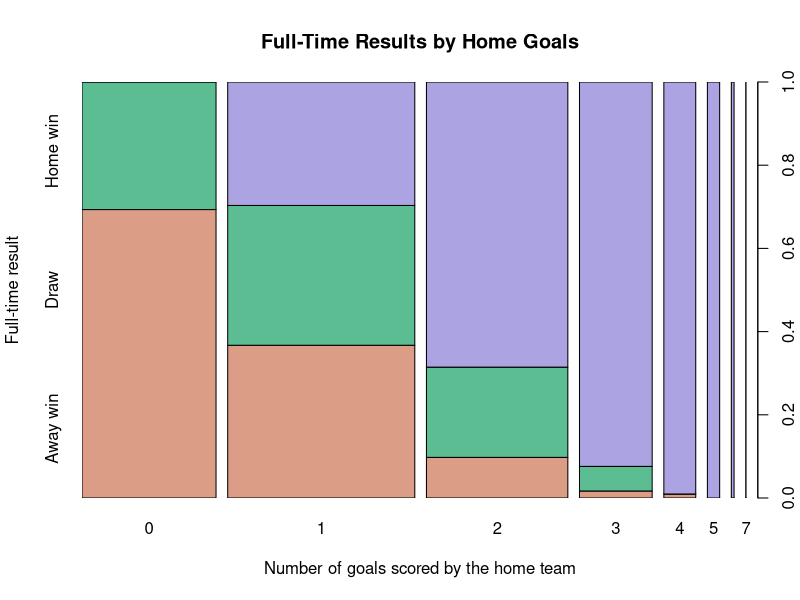
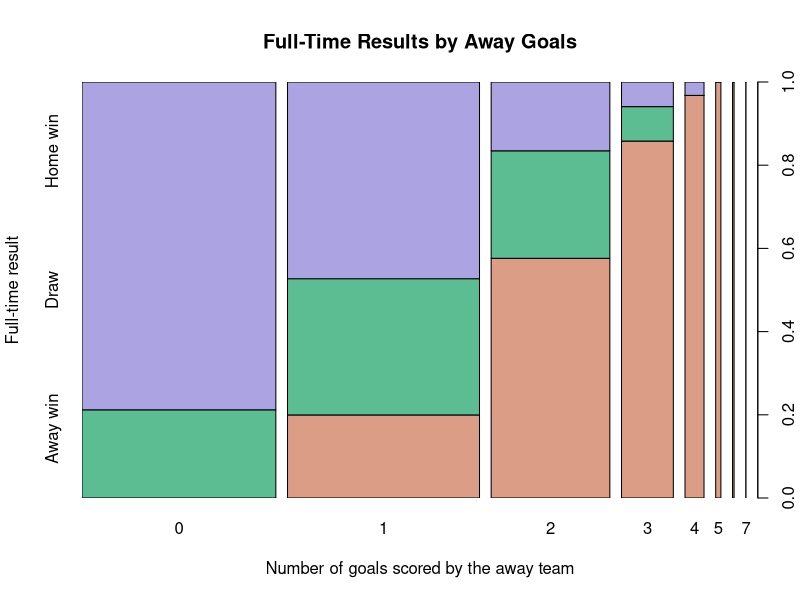
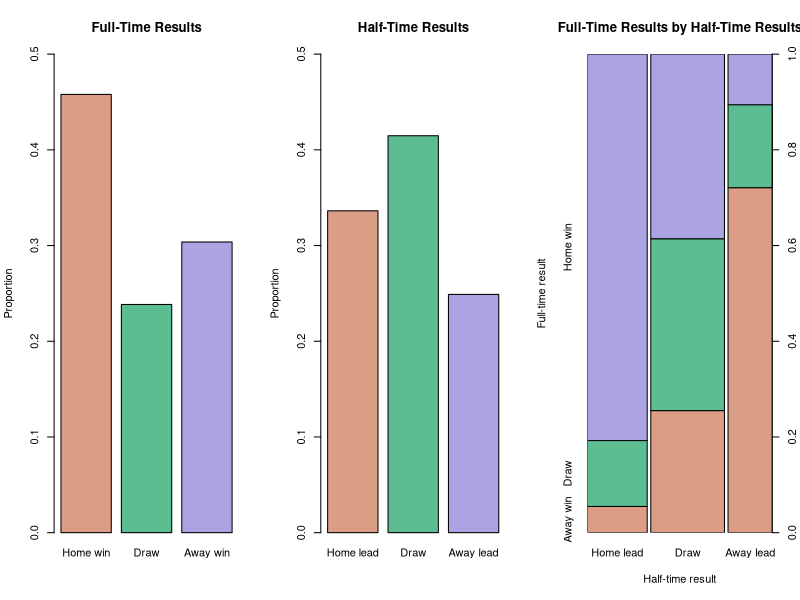
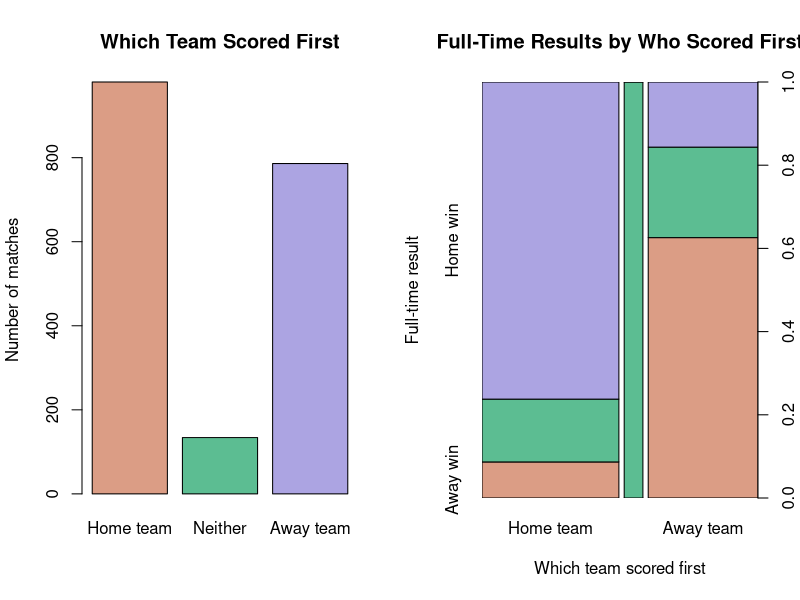
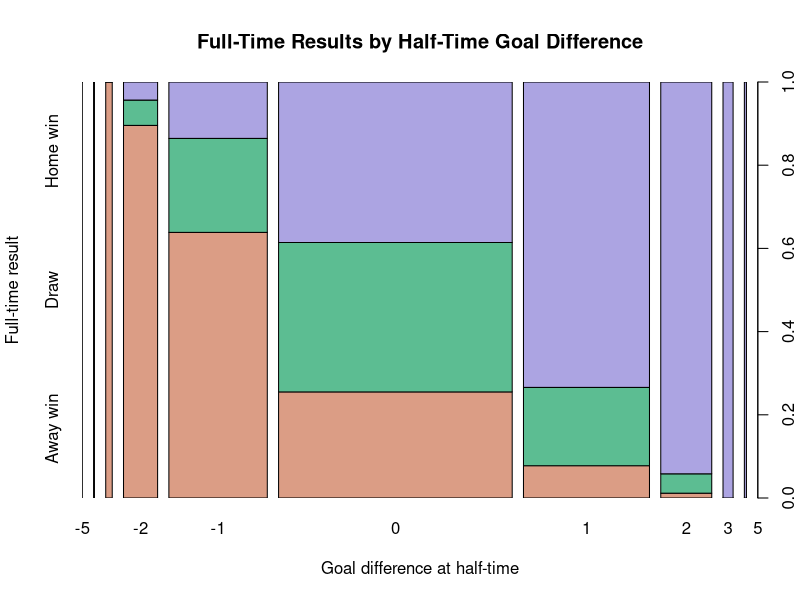
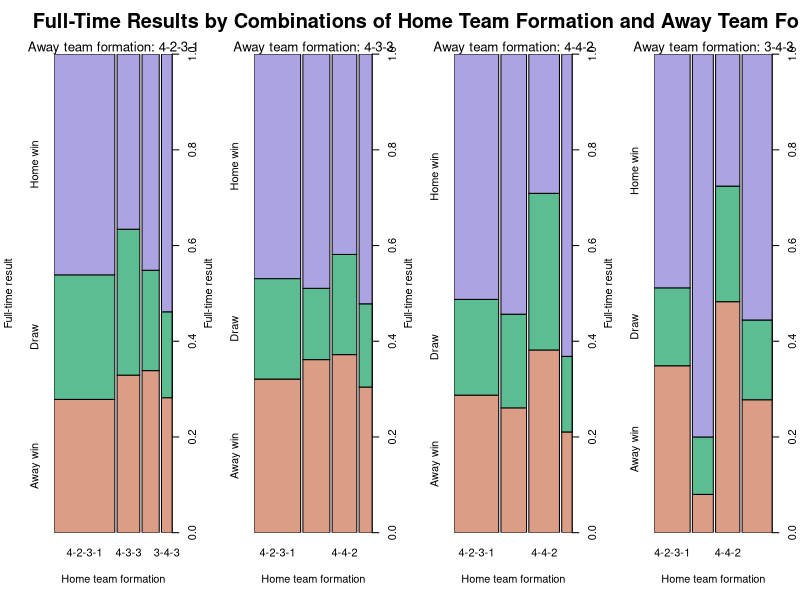
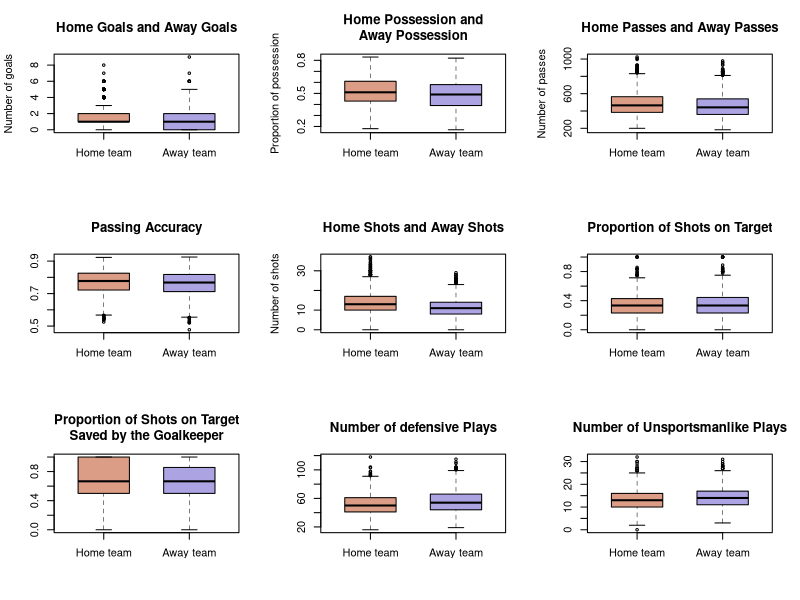
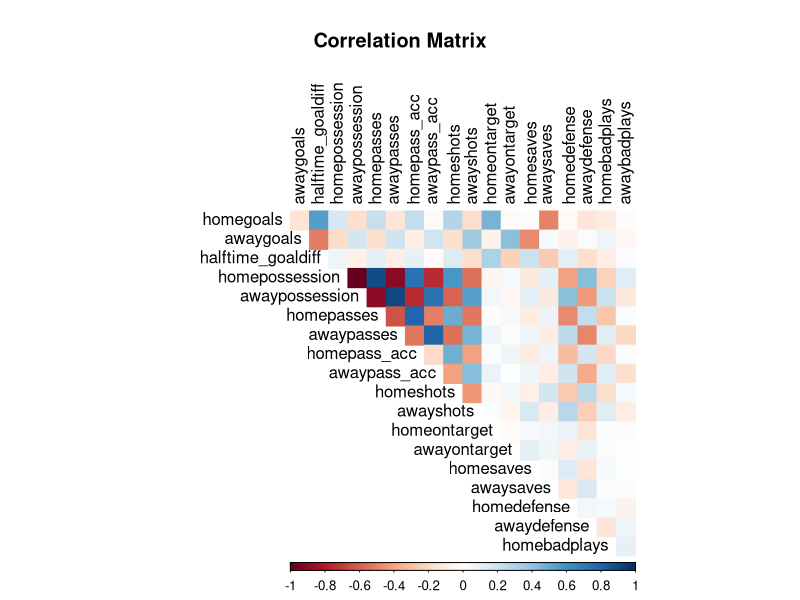

The R script that drew these images, in order: (Note: this script raises an error after producing the figures.)
## Analyzing match statistics and team performances in 5 seasons (2015/16 to 2019/20) of the Premier League
##
## AUTHOR: TARA NGUYEN
## Part of final project for UCLA Extension course:
## Introduction to Data Science
## Started on December 4th, 2020

########## DATA IMPORT AND CLEANING ##########

library(readr)   ## for function read_csv()
matchstats <- read_csv('matchstats.csv')
matchstats
names(matchstats)
summary(matchstats)
colSums(is.na(matchstats))

## replace NAs

matchstats$scoredfirst[is.na(matchstats$scoredfirst)] <- 'neither'

## turn some variables into factors

matchstats$season <- as.factor(matchstats$season)
matchstats$fulltime_res <- factor(matchstats$fulltime_res,
	levels = c('home_win', 'draw', 'away_win'))
matchstats$scoredfirst <- factor(matchstats$scoredfirst,
	levels = c('home', 'neither', 'away'))
matchstats$halftime_res <- factor(matchstats$halftime_res,
	levels = c('home_lead', 'draw', 'away_lead'))
summary(matchstats)

########## DATA TRANSFORMATION ##########

## full-time and half-time results

ft_res <- c('Home win', 'Draw', 'Away win')
ht_res <- c('Home lead', 'Draw', 'Away lead')

## which team scored first

scfst <- c('Home team', 'Neither', 'Away team')

##### MATCH RECORDS #####

## most home goals, most away goals
sorthomegoals <- matchstats[order(matchstats$homegoals), c(1:4, 5)]
tail(sorthomegoals)
tail(matchstats[order(matchstats$awaygoals), c(1:4, 6)])

## draws with the most goals

tail(sorthomegoals[sorthomegoals$fulltime_res == 'draw', ], 15)

## biggest home wins, biggest away wins

goaldiff <- matchstats$homegoals - matchstats$awaygoals
tail(matchstats[order(goaldiff), c(1:3, 5, 6)])
head(matchstats[order(goaldiff), c(1:3, 5, 6)])

## highest goal difference at half-time

tail(matchstats[order(matchstats$halftime_goaldiff), c(1:4, 9)])

## biggest comebacks after trailing at half-time

comeback <- cbind(matchstats[, c(1:3, 5, 6, 9)], goaldiff)
comeback <- comeback[order(comeback$halftime_goaldiff), ]

home_cb <- subset(comeback, halftime_goaldiff < 0 & goaldiff > 0)
home_cb_goals <- home_cb$goaldiff - home_cb$halftime_goaldiff
tail(home_cb[order(abs(home_cb$halftime_goaldiff), home_cb_goals), ])

away_cb <- subset(comeback, halftime_goaldiff > 0 & goaldiff < 0)
away_cb_goals <- away_cb$halftime_goaldiff - away_cb$goaldiff
tail(away_cb[order(away_cb$halftime_goaldiff, away_cb_goals), ])

## most unbalanced possession

possessdiff <- matchstats$homepossession - matchstats$awaypossession
tail(matchstats[order(abs(possessdiff)), c(1:4, 12, 13)])

## wins with the lowest possession

sorthomepossess <- matchstats[order(matchstats$homepossession), c(1:4, 12)]
head(sorthomepossess[sorthomepossess$fulltime_res == 'home_win', ])
sortawaypossess <- matchstats[order(matchstats$awaypossession), c(1:4, 13)]
head(sortawaypossess[sortawaypossess$fulltime_res == 'away_win', ])

## losses with the highest possession

tail(sorthomepossess[sorthomepossess$fulltime_res == 'away_win', ])
tail(sortawaypossess[sortawaypossess$fulltime_res == 'home_win', ])

## most/least passes by both teams combined

totalpasses <- matchstats$homepasses + matchstats$awaypasses
passes_subset <- cbind(matchstats[, c(1:4, 14, 15)], totalpasses)
tail(passes_subset[order(totalpasses), ])
head(passes_subset[order(totalpasses), ])

## biggest difference in number of accurate passes

homeaccpasses <- matchstats$homepasses * matchstats$homepass_acc
awayaccpasses <- matchstats$awaypasses * matchstats$awaypass_acc
accpassdiff <- abs(homeaccpasses - awayaccpasses)
accpass_subset <- cbind(matchstats[, c(1:4)], homeaccpasses, awayaccpasses,
	accpassdiff)
tail(accpass_subset[order(accpassdiff), ])

## most/least shots by both teams combined

totalshots <- matchstats$homeshots + matchstats$awayshots
shots_subset <- cbind(matchstats[, c(1:4, 18, 19)], totalshots)
tail(shots_subset[order(totalshots), ])
head(shots_subset[order(totalshots), ])

## wins with the least shots on target

homeshots_ot <- matchstats$homeshots * matchstats$homeontarget
homesot_subset <- cbind(matchstats[, 1:4], homeshots_ot)
homesot_subset <- homesot_subset[order(homeshots_ot), ]
head(homesot_subset[homesot_subset$fulltime_res == 'home_win', ])

awayshots_ot <- matchstats$awayshots * matchstats$awayontarget
awaysot_subset <- cbind(matchstats[, 1:4], awayshots_ot)
awaysot_subset <- awaysot_subset[order(awayshots_ot), ]
head(awaysot_subset[awaysot_subset$fulltime_res == 'away_win', ])

## losses with the most shots on target

tail(homesot_subset[homesot_subset$fulltime_res == 'away_win', ])
tail(awaysot_subset[awaysot_subset$fulltime_res == 'home_win', ])

## biggest difference in number of shots on target

sotdiff <- abs(homeshots_ot - awayshots_ot)
sot_subset <- cbind(matchstats[, 1:4], homeshots_ot, awayshots_ot, sotdiff)
tail(sot_subset[order(sot_subset$sotdiff), ])

## goalless draws with the highest number of shots on target

totalsot <- homeshots_ot + awayshots_ot
nogoal_subset <- cbind(matchstats[, c(1:3, 7)], homeshots_ot, awayshots_ot, 
	totalsot)
nogoal_subset <- subset(nogoal_subset, scoredfirst == 'neither',
	select = c(1:3, 5:7))
tail(nogoal_subset[order(nogoal_subset$totalsot), ])

## most/least defensive plays by both teams combined

totaldefense <- matchstats$homedefense + matchstats$awaydefense
defense_subset <- cbind(matchstats[, c(1:4, 24, 25)], totaldefense)
tail(defense_subset[order(totaldefense), ])
head(defense_subset[order(totaldefense), ])

## most/least unsportsmanlike plays by both teams combined

totalbadplays <- matchstats$homebadplays + matchstats$awaybadplays
badplays_subset <- cbind(matchstats[, c(1:4, 26, 27)], totalbadplays)
tail(badplays_subset[order(totalbadplays), ])
head(badplays_subset[order(totalbadplays), ])

##### CONTIGENCY TABLES ACROSS ALL MATCHES #####

## full-time results, half-time results, and which team scored first

(ft_res_tab <- table(matchstats$fulltime_res))
(ht_res_tab <- table(matchstats$halftime_res))
(scfst_tab <- table(matchstats$scoredfirst))

## full-time results by half-time results

(ht_ft_tab <- xtabs(~ halftime_res + fulltime_res, matchstats))
apply(ht_ft_tab, 1, prop.table)   ## proportions

## full-time results by who scored first

(scfst_ft_tab <- xtabs(~ scoredfirst + fulltime_res, matchstats))
apply(scfst_ft_tab, 1, prop.table)   ## proportions

## full-time results by goal difference at half-time, by home goals, and by away goals

(htgd_ft_tab <- xtabs(~ halftime_goaldiff + fulltime_res, matchstats))
(homegoals_ft_tab <- xtabs(~ homegoals + fulltime_res, matchstats))
(awaygoals_ft_tab <- xtabs(~ awaygoals + fulltime_res, matchstats))

## number of unique formations

(n_formations_unique <- 
	length(unique(c(matchstats$homeformation, matchstats$awayformation))))
	## 33

## number of times each formation was used

(homefm_tab <- sort(table(matchstats$homeformation), decreasing = T))
(awayfm_tab <- sort(table(matchstats$awayformation), decreasing = T))

## number of home wins, draws, and away wins grouped by formation
## (only the most used formations included)

ft_form_tab <- xtabs(~ homeformation + fulltime_res + awayformation, 
	matchstats)
(ft_form_tab <- ft_form_tab[names(homefm_tab[1:4]), , 
	names(awayfm_tab[1:4])])
apply(ft_form_tab, c(1, 3), prop.table)   ## proportions

##### PER-SEASON AND PER-MATCH AVERAGES AT TEAM LEVEL #####

n_teams_per_season <- 20

## all teams

(teams <- sort(unique(c(matchstats$hometeam, matchstats$awayteam))))

## abbreviate team names

teams_abbr <- toupper(substr(teams, 1, 3))
teams_abbr[which(teams_abbr == 'MAN')] <- c('MCT', 'MU')
teams_abbr[which(teams_abbr == 'WES')] <- c('WBA', 'WHU')
teams_abbr

## number of unique teams in all seasons

(n_teams_unique <- length(teams))   ## 29

## number of home/away games each team played across all seasons

n_homegames_byteam <- table(matchstats$hometeam)

## number of seasons each team played in

(n_seasons_byteam <- n_homegames_byteam / (n_teams_per_season - 1))

## teams that played in all 5 seasons

n_seasons_byteam[n_seasons_byteam == 5]
sum(n_seasons_byteam == 5)   ## 13

## season-average number of wins/draws/losses

home_res_tab <- xtabs(~ hometeam + fulltime_res, matchstats)
home_res_seasonavg <- home_res_tab / as.vector(n_seasons_byteam)
head(home_res_seasonavg)

away_res_tab <- xtabs(~ awayteam + fulltime_res, matchstats)
away_res_seasonavg <- away_res_tab / as.vector(n_seasons_byteam)
head(away_res_seasonavg)

## season-average number of times each team scored/conceded first, grouped by full-time results

home_sf_res_tab <- xtabs(~ hometeam + scoredfirst + fulltime_res, 
	matchstats)
home_sf_res_seasonavg <- home_sf_res_tab / as.vector(n_seasons_byteam)
head(home_sf_res_seasonavg[, , 2])

away_sf_res_tab <- xtabs(~ awayteam + scoredfirst + fulltime_res, 
	matchstats)
away_sf_res_seasonavg <- away_sf_res_tab / as.vector(n_seasons_byteam)
head(away_sf_res_seasonavg[, , 2])

## season-average number of wins after conceding first

concf_win_seasonavg <- rbind(home_sf_res_seasonavg[, 'away', 'home_win'], 
	away_sf_res_seasonavg[, 'home', 'away_win'])
rownames(concf_win_seasonavg) <- c('home_win', 'away_win')
concf_win_seasonavg

## season-average number of half-time leads/draws/trails, grouped by full-time results

home_ht_ft_tab <- xtabs(~ hometeam + halftime_res + fulltime_res,
	matchstats)
colnames(home_ht_ft_tab) <- c('lead', 'draw', 'trail')
home_ht_ft_seasonavg <- home_ht_ft_tab / as.vector(n_seasons_byteam)
head(home_ht_ft_seasonavg[, , 1])

away_ht_ft_tab <- xtabs(~ awayteam + halftime_res + fulltime_res,
	matchstats)
colnames(away_ht_ft_tab) <- c('trail', 'draw', 'lead')
away_ht_ft_seasonavg <- away_ht_ft_tab / as.vector(n_seasons_byteam)
head(away_ht_ft_seasonavg[, , 1])

## season-average number of wins after trailing at half-time

httrail_win_seasonavg <- rbind(home_ht_ft_seasonavg[, 'trail', 'home_win'],
	away_ht_ft_seasonavg[, 'trail', 'away_win'])
rownames(httrail_win_seasonavg) <- c('home_win', 'away_win')
httrail_win_seasonavg

## season-average number of clean sheets

(cleansh_seasonavg <- (xtabs(~ hometeam + awaygoals, matchstats)[, 1] +
	xtabs(~ awayteam + homegoals, matchstats)[, 1]) / n_seasons_byteam)

## match-average stats

home_matchavg <- aggregate(cbind(homegoals, awaygoals, halftime_goaldiff, 
	homepossession, homepasses, homepass_acc, homeshots, homeontarget, 
	homesaves, homedefense, homebadplays) ~ hometeam, matchstats, mean)
colnames(home_matchavg) <- c('team', 'goalsscored', 'goalsconceded', 
	'ht_goaldiff', 'possession', 'passes', 'pass_acc', 'shots', 'ontarget', 
	'saves', 'defense', 'badplays')

away_matchavg <- aggregate(cbind(homegoals, awaygoals, halftime_goaldiff, 
	awaypossession, awaypasses, awaypass_acc, awayshots, awayontarget, 
	awaysaves, awaydefense, awaybadplays) ~ awayteam, matchstats, mean)
colnames(away_matchavg) <- c('team', 'goalsconceded', 'goalsscored', 
	'ht_goaldiff', 'possession', 'passes', 'pass_acc', 'shots', 'ontarget', 
	'saves', 'defense', 'badplays')

matchavg <- cbind(home_matchavg[, 1:3], away_matchavg[, 3:2], 
	(home_matchavg[, 2] + away_matchavg[, 3]) / 2,
	(home_matchavg[, 3] + away_matchavg[, 2]) / 2)
matchavg <- cbind(matchavg,
	(home_matchavg[, -(1:3)] + away_matchavg[, -(1:3)]) / 2)
colnames(matchavg)
colnames(matchavg)[2:7] <- c('homescored', 'homeconceded', 'awayscored', 
	'awayconceded', 'totalscored', 'totalconceded')
matchavg$ft_goaldiff <- with(matchavg, 
	(homescored + awayscored - homeconceded - awayconceded) / 2)
colnames(matchavg)
matchavg <- matchavg[, c(1:7, 17, 8:16)]
format(head(matchavg), digits = 4)

##### SEASON-END STATS AT TEAM LEVEL #####

seasons <- levels(matchstats$season)

## teams in each season

library(reshape2)   ## for function melt()

teams_byseason <- t(aggregate(hometeam ~ season, matchstats, 
	function(x) sort(unique(x))))
teams_byseason <- teams_byseason[-1, ]
colnames(teams_byseason) <- seasons
teams_byseason <- melt(teams_byseason, varnames = c('', 'season'),
	value.name = 'team')
teams_byseason <- teams_byseason[, -1]
teams_byseason[c(1:5, 21:25), ]

## season-total number of wins/draws/losses

homewin_byseason <- aggregate(fulltime_res ~ hometeam + season, matchstats, 
	function(x) sum(x == 'home_win'))
awaywin_byseason <- aggregate(fulltime_res ~ awayteam + season, matchstats, 
	function(x) sum(x == 'away_win'))
win_byseason <- cbind(teams_byseason,
	homewin_byseason[, 3] + awaywin_byseason[, 3])
colnames(win_byseason)[3] <- 'win'

homedraw_byseason <- aggregate(fulltime_res ~ hometeam + season, matchstats, 
	function(x) sum(x == 'draw'))
awaydraw_byseason <- aggregate(fulltime_res ~ awayteam + season, matchstats, 
	function(x) sum(x == 'draw'))
draw_byseason <- cbind(teams_byseason,
	homedraw_byseason[, 3] + awaydraw_byseason[, 3])
colnames(draw_byseason)[3] <- 'draw'

homeloss_byseason <- aggregate(fulltime_res ~ hometeam + season, matchstats, 
	function(x) sum(x == 'away_win'))
awayloss_byseason <- aggregate(fulltime_res ~ awayteam + season, matchstats, 
	function(x) sum(x == 'home_win'))
loss_byseason <- cbind(teams_byseason,
	homeloss_byseason[, 3] + awayloss_byseason[, 3])
colnames(loss_byseason)[3] <- 'loss'

res_byseason <- cbind(win_byseason, draw_byseason[, 3], loss_byseason[, 3])
colnames(res_byseason)[4:5] <- c('draw', 'loss')
head(res_byseason)

## season-total number of points earned (3 for each win, 1 for each draw)

pts_byseason <- cbind(res_byseason[, 1:2],
	res_byseason$win * 3 + res_byseason$draw)
colnames(pts_byseason)[3] <- 'points'
head(pts_byseason)

## season-total number of goals scored/conceded

homesc_byseason <- aggregate(homegoals ~ hometeam + season, matchstats, sum)
awaysc_byseason <- aggregate(awaygoals ~ awayteam + season, matchstats, sum)
scored_byseason <- cbind(teams_byseason,
	homesc_byseason[, 3] + awaysc_byseason[, 3])
colnames(scored_byseason)[3] <- 'goalsscored'
head(scored_byseason)

homeconc_byseason <- aggregate(awaygoals ~ hometeam + season, matchstats, 
	sum)
awayconc_byseason <- aggregate(homegoals ~ awayteam + season, matchstats, 
	sum)
conceded_byseason <- cbind(teams_byseason,
	homeconc_byseason[, 3] + awayconc_byseason[, 3])
colnames(conceded_byseason)[3] <- 'goalsconceded'
head(conceded_byseason)

## season-total goal difference

goaldiff_byseason <- cbind(teams_byseason,
	scored_byseason[3] - conceded_byseason[3])
colnames(goaldiff_byseason)[3] <- 'goaldiff'
head(goaldiff_byseason)

##### TEAM RANKINGS #####

## rankings at the end of each season

ranktab_byseason <- cbind(res_byseason, pts_byseason[3], scored_byseason[3], 
	conceded_byseason[3])

## season-total goal difference
ranktab_byseason$goaldiff <- 
	ranktab_byseason$goalsscored - ranktab_byseason$goalsconceded

## ranks
ranktab_byseason <- ranktab_byseason[with(ranktab_byseason, 
	order(season, points, goaldiff, goalsscored, goalsconceded, 
	decreasing = c(F, rep(T, 4)))), ]
ranktab_byseason$rank <- rep(1:n_teams_per_season, length(seasons))
ncol <- ncol(ranktab_byseason)
ranktab_byseason <- ranktab_byseason[, c(ncol, 1:(ncol-1))]
head(ranktab_byseason)
tail(ranktab_byseason)

## rankings across all seasons

ranktab_allseasons <- cbind(n_homegames_byteam * 2, 
	aggregate(cbind(win, draw, loss, points, goalsscored, goalsconceded, 
		goaldiff) ~ team, ranktab_byseason, mean)[, -1])
head(ranktab_allseasons)
colnames(ranktab_allseasons)[1:2] <- c('team', 'matches')

## ranks
ranktab_allseasons <- ranktab_allseasons[with(ranktab_allseasons, 
	order(points, goaldiff, goalsscored, decreasing = T)), ]
ranktab_allseasons$rank <- 1:nrow(ranktab_allseasons)
ncol <- ncol(ranktab_allseasons)
ranktab_allseasons <- ranktab_allseasons[, c(ncol, 1:(ncol-1))]
head(ranktab_allseasons)   ## teams with the highest average points/season
tail(ranktab_allseasons)   ## teams with the lowest average points/season

##### TEAM RECORDS #####

## most/least wins/draws/losses in a season

tail(ranktab_byseason[order(ranktab_byseason$win), ])
head(ranktab_byseason[order(ranktab_byseason$win), ])
tail(ranktab_byseason[order(ranktab_byseason$draw), ])
head(ranktab_byseason[order(ranktab_byseason$draw), ])
tail(ranktab_byseason[order(ranktab_byseason$loss), ])
head(ranktab_byseason[order(ranktab_byseason$loss), ])

## most/least total wins/draws/losses per season

tail(ranktab_allseasons[order(ranktab_allseasons$win), ])
head(ranktab_allseasons[order(ranktab_allseasons$win), ])
tail(ranktab_allseasons[order(ranktab_allseasons$draw), ])
head(ranktab_allseasons[order(ranktab_allseasons$draw), ])
tail(ranktab_allseasons[order(ranktab_allseasons$loss), ])
head(ranktab_allseasons[order(ranktab_allseasons$loss), ])

## most/least points in a season

tail(ranktab_byseason[order(ranktab_byseason$points), ])
head(ranktab_byseason[order(ranktab_byseason$points), ])

## most season-average wins after conceding first

tail(sort(home_sf_res_seasonavg[, 'away', 'home_win']))
tail(sort(away_sf_res_seasonavg[, 'home', 'away_win']))

## most season-average losses after scoring first

tail(sort(home_sf_res_seasonavg[, 'home', 'away_win']))
tail(sort(away_sf_res_seasonavg[, 'away', 'home_win']))

## most season-average wins after trailing at half-time

tail(sort(home_ht_ft_seasonavg[, 'trail', 'home_win']))
tail(sort(away_ht_ft_seasonavg[, 'trail', 'away_win']))

## most season-average losses after leading at half-time

tail(sort(home_ht_ft_seasonavg[, 'lead', 'away_win']))
tail(sort(away_ht_ft_seasonavg[, 'lead', 'home_win']))

## most clean sheets per season

tail(sort(cleansh_seasonavg))

## most/least goals scored/conceded in a season

tail(ranktab_byseason[order(ranktab_byseason$goalsscored), ])
head(ranktab_byseason[order(ranktab_byseason$goalsscored), ])
tail(ranktab_byseason[order(ranktab_byseason$goalsconceded), ])
head(ranktab_byseason[order(ranktab_byseason$goalsconceded), ])

## highest/lowest goal difference in a season

tail(ranktab_byseason[order(ranktab_byseason$goaldiff), ])
head(ranktab_byseason[order(ranktab_byseason$goaldiff), ])

########## DATA VISUALIZATION ##########

## function for getting colors for plots
## n: number of colors needed
## i: index of the color palette listed in hcl.pals('qualitative')
## i = 1: "Pastel 1"
## i = 2: "Dark 2"
## i = 3: "Dark 3"
## i = 4: "Set 2"
## i = 5: "Set 3"
## i = 6: "Warm"
## i = 7: "Cold"
## i = 8: "Harmonic"
## i = 9: "Dynamic"
## i > 9: the list of palettes gets recycled
## alpha: color transparency; a single number or a vector of numbers between 0 and 1

getcol <- function(n, i, alpha = NULL) {
	if (i %% 9 != 0) {
		i <- i %% 9
	}
	hcl.colors(n, hcl.pals('qualitative')[i])
}

## colors for plots of home team vs. away team

col_hva <- getcol(3, 9)[c(1, 3)]

##### PLOTS OF CONTIGENCY TABLES #####

## function for saving plots as png files
## name: a descriptive name for the file (without the .png extension)
## w, h: width and height (in pixels) of the image; default to 500 each

saveaspng <- function(name, w = 700, h = 480) {
	filename <- paste0('epldat5seasons/Plots/', name, '.png')
	png(filename, w, h)
}

saveaspng('fulltime-halftime-results')
par(mfrow = c(1, 3))
barplot(prop.table(ft_res_tab), ylim = c(0, .5), main = 'Full-Time Results', 
	names.arg = ft_res, ylab = 'Proportion', col = getcol(3, 9))
barplot(prop.table(ht_res_tab), ylim = c(0, .5), main = 'Half-Time Results', 
	names.arg = ht_res, ylab = 'Proportion', col = getcol(3, 9))
spineplot(ht_ft_tab, main = 'Full-Time Results by Half-Time Results',
	xlab = 'Half-time result', ylab = 'Full-time result',
	xaxlabels = ht_res, yaxlabels = ft_res, col = getcol(3, 9))
par(mfrow = c(1, 1))
dev.off()

saveaspng('fulltime-results-scoredfirst', h = 550)
par(mfrow = c(1, 2))
barplot(scfst_tab, main = 'Which Team Scored First', names.arg = scfst,
	ylab = 'Number of matches', col = getcol(3, 9))
spineplot(scfst_ft_tab, main = 'Full-Time Results by Who Scored First',
	xlab = 'Which team scored first', ylab = 'Full-time result',
	xaxlabels = scfst, yaxlabels = ft_res, col = getcol(3, 9))
par(mfrow = c(1, 1))
dev.off()

saveaspng('fulltime-results-halftime-goaldiff')
spineplot(htgd_ft_tab, col = getcol(3, 9), ylab = 'Full-time result',
	main = 'Full-Time Results by Half-Time Goal Difference',
	xlab = 'Goal difference at half-time', yaxlabels = ft_res)
dev.off()

spineplot(homegoals_ft_tab, col = getcol(3, 9), ylab = 'Full-time result',
	main = 'Full-Time Results by Home Goals', yaxlabels = ft_res,
	xlab = 'Number of goals scored by the home team')

spineplot(awaygoals_ft_tab, col = getcol(3, 9), ylab = 'Full-time result', 
	main = 'Full-Time Results by Away Goals', yaxlabels = ft_res,
	xlab = 'Number of goals scored by the away team')

saveaspng('formations', w = 1000)
par(mfrow = c(1, 4))
for (i in 1:4) {
	spineplot(ft_form_tab[, , i], col = getcol(3, 9), yaxlabels = ft_res,
		xlab = 'Home team formation', ylab = 'Full-time result')
	mtext(paste('Away team formation:', names(awayfm_tab)[i]), cex = .8)
}
par(mfrow = c(1, 1))
## add title
text <- 'Full-Time Results by Combinations of Home Team Formation and Away Team Formation'
mtext(text, line = 2.5, font = 2, cex = 1.2)
dev.off()

##### PLOTS OF NUMERIC VARIABLES #####

xnames <- c('Home team', 'Away team')

saveaspng('numericvars', w = 600)
par(mfrow = c(3, 3))
with(matchstats, boxplot(homegoals, awaygoals, col = col_hva,
	main = 'Home Goals and Away Goals', names = xnames,
	ylab = 'Number of goals', boxwex = .6, medlwd = 2, whisklwd = .5, 
	staplewex = .3, outcex = .5))
with(matchstats, boxplot(homepossession, awaypossession, col = col_hva,
	main = 'Home Possession and\nAway Possession', names = xnames,
	ylab = 'Proportion of possession', boxwex = .6, medlwd = 2, 
	whisklwd = .5, staplewex = .3, outcex = .5))
with(matchstats, boxplot(homepasses, awaypasses, col = col_hva,
	main = 'Home Passes and Away Passes', names = xnames,
	ylab = 'Number of passes', boxwex = .6, medlwd = 2, whisklwd = .5, 
	staplewex = .3, outcex = .5))
with(matchstats, boxplot(homepass_acc, awaypass_acc, col = col_hva,
	main = 'Passing Accuracy', names = xnames, boxwex = .6, medlwd = 2, 
	whisklwd = .5, staplewex = .3, outcex = .5))
with(matchstats, boxplot(homeshots, awayshots, col = col_hva,
	main = 'Home Shots and Away Shots', names = xnames,
	ylab = 'Number of shots', boxwex = .6, medlwd = 2, whisklwd = .5, 
	staplewex = .3, outcex = .5))
with(matchstats, boxplot(homeontarget, awayontarget, col = col_hva,
	main = 'Proportion of Shots on Target', names = xnames, boxwex = .6, 
	medlwd = 2, whisklwd = .5, staplewex = .3, outcex = .5))
with(matchstats, boxplot(homesaves, awaysaves, col = col_hva,
	main = 'Proportion of Shots on Target\nSaved by the Goalkeeper',
	names = xnames, boxwex = .6, medlwd = 2, whisklwd = .5, staplewex = .3, 
	outcex = .5))
with(matchstats, boxplot(homedefense, awaydefense, col = col_hva,
	main = 'Number of defensive Plays', names = xnames, boxwex = .6, 
	medlwd = 2, whisklwd = .5, staplewex = .3, outcex = .5))
with(matchstats, boxplot(homebadplays, awaybadplays, col = col_hva,
	main = 'Number of Unsportsmanlike Plays', names = xnames, boxwex = .6, 
	medlwd = 2, whisklwd = .5, staplewex = .3, outcex = .5))
par(mfrow = c(1, 1))
dev.off()

## visualization of correlation matrix

library(corrplot)   ## for function corrplot()

saveaspng('correlation-matrix', w = 480)
corrplot(cor(matchstats[, c(5:6, 9, 12:27)]), method = 'color', 
	title = 'Correlation Matrix', type = 'upper', diag = F, 
	mar = c(0, 0, 4, 0), tl.col = 1, cl.pos = 'b', cl.ratio = .1)
dev.off()

## pairwise scatterplot matrix, color-coded by full-time results

saveaspng('scatterplot-matrix')
plot(matchstats[, c(5:6, 9, 12, 20:23)], col = matchstats$fulltime_res, 
	main = 'Pairwise Scatterplot Matrix', pch = 20, cex = .8,
	lower.panel = NULL)
## add legend
legend('left', ft_res, title = 'Full-time result', col = 1:3, pch = 20, 
	cex = .8, inset = .1)
dev.off()

##### PLOTS OF PER-SEASON AND PER-MATCH AVERAGES #####

saveaspng('team-seasonavg-win-draw-loss', w = 1680)
spineplot(res_tab_byteam[, c('wintotal', 'drawtotal', 'losstotal')],
	main = paste('Season-Average Numbers of Wins, Draws, and Losses,',
	'Grouped by Team'), xlab = 'Team', ylab = 'Full-time result',
	xaxlabels = teams_abbr, yaxlabels = c('Win', 'Draw', 'Loss'),
	col = getcol(3, 9))
dev.off()

saveaspng('team-seasonavg-win-concfirst', w = 1280)
barplot(concf_win_seasonavg, col = getcol(2, 9), names.arg = teams_abbr,
	main = paste('Season-Average Number of Times A Team Won',
	'After Conceding First'), ylim = c(0, max(concf_win_seasonavg) * 1.1), 
	ylab = 'Number of matches', xlab = 'Team',
	legend.text = c('Home win', 'Away win'), args.legend = list(
	x = 'topleft', inset = c(.15, .05), horiz = T))
dev.off()

saveaspng('team-seasonavg-win-trailatht', w = 1280)
barplot(httrail_win_seasonavg, col = getcol(2, 9), names.arg = teams_abbr,
	main = paste('Season-Average Number of Times A Team Won',
	'After Trailing at Half-Time'), ylab = 'Number of matches',
	xlab = 'Team', legend.text = c('Home win', 'Away win'), 
	args.legend = list(x = 'top', inset = .1, horiz = T))
dev.off()

## PLOTS OF NUMERIC VARIABLES

saveaspng('team-matchavg-goals-homevsaway', w = 600)
par(mfrow = c(1, 2))

with(matchavg, boxplot(homescored, awayscored, col = col_hva,
	main = 'Average Number of Goals Scored\nat Home and Away Per Match', 
	cex.axis = .8, names = c('Home', 'Away'), ylab = 'Number of goals', 
	boxwex = .6, medlwd = 2, whisklwd = .5, staplewex = .3, outcex = .5))
## add mean points
points(colMeans(matchavg[, -1])[c('homescored', 'awayscored')], pch = 23,
	bg = 'red')

with(matchavg, boxplot(homeconceded, awayconceded, col = col_hva,
	main = 'Average Number of Goals Conceded\nat Home and Away Per Match', 
	cex.axis = .8, names = c('Home', 'Away'), ylab = 'Number of goals', 
	boxwex = .6, medlwd = 2, whisklwd = .5, staplewex = .3, outcex = .5))
## add mean points
points(colMeans(matchavg[, -1])[c('homeconceded', 'awayconceded')], 
	pch = 23, bg = 'red')

par(mfrow = c(1, 1))

## add explanation
mtext('The red diamond shapes denote the mean points', side = 1, line = 3.5)
dev.off()

par(mfrow = c(2, 4))
boxplot(matchavg$possession, main = 'Proportion of Ball Possession',
	col = 3, boxwex = .6, medlwd = 2, whisklwd = .5, staplewex = .3, 
	outcex = .5)
boxplot(matchavg$passes, main = 'Number of Passes', col = 3, 
	boxwex = .6, medlwd = 2, whisklwd = .5, staplewex = .3, outcex = .5)
boxplot(matchavg$pass_acc, main = 'Passing Accuracy', col = 3, 
	boxwex = .6, medlwd = 2, whisklwd = .5, staplewex = .3, outcex = .5)
boxplot(matchavg$shots, main = 'Number of Shots', col = 3, 
	boxwex = .6, medlwd = 2, whisklwd = .5, staplewex = .3, outcex = .5)
boxplot(matchavg$ontarget, main = 'Proportion of Shots on Target', 
	col = 3, boxwex = .6, medlwd = 2, whisklwd = .5, staplewex = .3, 
	outcex = .5)
boxplot(matchavg$ontarget, col = 3,
	main = 'Proportion of Shots on Target\nSaved by the Goalkeeper', 
	boxwex = .6, medlwd = 2, whisklwd = .5, staplewex = .3, outcex = .5)
boxplot(matchavg$saves, main = 'Number of Defensive Plays', col = 3, 
	boxwex = .6, medlwd = 2, whisklwd = .5, staplewex = .3, outcex = .5)
boxplot(matchavg$badplays, main = 'Number of Unsportsmanlike Plays', 
	col = 3, boxwex = .6, medlwd = 2, whisklwd = .5, staplewex = .3, 
	outcex = .5)
par(mfrow = c(1, 1))

saveaspng('team-matchavg-possession', 1280)
barplot(matchavg$possession, col = getcol(n_teams_unique, 1),
	main = 'Average Proportion of Ball Possession Per Match', ylab = 'Team',
	names.arg = teams_abbr, ylim = c(0, max(matchavg$possession) * 1.1))
dev.off()

saveaspng('team-matchavg-passes', 1280)
barplot(matchavg$passes, col = getcol(n_teams_unique, 1),
	main = 'Average Number of Passes Per Match', ylab = 'Team',
	names.arg = teams_abbr, ylim = c(0, max(matchavg$passes) * 1.1))
dev.off()

saveaspng('team-matchavg-pass_acc', 1280)
barplot(matchavg$pass_acc, col = getcol(n_teams_unique, 1),
	main = 'Average Passing Accuracy Per Match', ylab = 'Team',
	names.arg = teams_abbr, ylim = c(0, max(matchavg$pass_acc) * 1.1))
dev.off()

saveaspng('team-matchavg-shots', 1280)
barplot(matchavg$shots, col = getcol(n_teams_unique, 1),
	main = 'Average Number of Shots Per Match', ylab = 'Team',
	names.arg = teams_abbr, ylim = c(0, max(matchavg$shots) * 1.1))
dev.off()

saveaspng('team-matchavg-ontarget', 1280)
barplot(matchavg$ontarget, col = getcol(n_teams_unique, 1),
	main = 'Average Proportion of Shots on Target Per Match', ylab = 'Team', 
	names.arg = teams_abbr, ylim = c(0, max(matchavg$ontarget) * 1.1))
dev.off()

saveaspng('team-matchavg-saves', 1280)
barplot(matchavg$saves, col = getcol(n_teams_unique, 1),
	main = paste('Average Proportion of Shots on Target Saved by',
	'the Goalkeeper Per Match'), ylab = 'Team', names.arg = teams_abbr, 
	ylim = c(0, max(matchavg$saves) * 1.1))
dev.off()

saveaspng('team-matchavg-defense', 1280)
barplot(matchavg$defense, col = getcol(n_teams_unique, 1),
	main = 'Average Number of Defensive Plays Per Match', ylab = 'Team', 
	names.arg = teams_abbr, ylim = c(0, max(matchavg$defense) * 1.1))
dev.off()

saveaspng('team-matchavg-badplays', 1280)
barplot(matchavg$badplays, col = getcol(n_teams_unique, 1), ylab = 'Team',
	main = 'Average Number of Unsportsmanlike Plays Per Match',
	names.arg = teams_abbr, ylim = c(0, max(matchavg$badplays) * 1.1))
dev.off()

########## STATISTICAL ANALYSES ##########

##### CLASSIFICATION OF FULL-TIME RESULTS USING RANDOM FORESTS #####

## split data into training set (70%) and test set (30%)
## select only variables that are going to be in the model

nrow <- nrow(matchstats)
ntrain <- round(nrow * .7)
set.seed(264)   ## for reproducible results
index <- sample(nrow, ntrain)
(trainset <- matchstats[index, c(4:7, 9, 12, 20:23)])
(testset <- matchstats[-index, c(4:7, 9, 12, 20:23)])

library(randomForest)   ## to use random forest algorith

(rf <- randomForest(fulltime_res ~ ., trainset, importance = T))
## Number of trees: 500
## No. of variables tried at each split: 3
## OOB estimate of error rate: .45%

## plot error rates vs. number of trees

saveaspng('randomforest-error-vs-ntree')
plot(rf, main = paste('Error Rates as a Function of the Number of Trees',
	'in the Random Forest'))
## add legend
legend('topright', c('Out-of-bag sample', 'Home-win class', 'Draw class', 
	'Away-win class'), lty = 1:4, col = 1:4)
dev.off()

## use model rf to predict full-time results in the test set

pred <- predict(rf, testset)

## confusion matrix of predicted values and actual values in test set

table(pred, testset$fulltime_res)

## number of misclassifcations and error rate in the test set

(n_misclass <- sum(testset$fulltime_res != pred))   ## 2
(mean(testset$fulltime_res != pred) * 100)   ## .35%

## fine-tune the model by varying the number of variables tried at each split

testset_err_rate_new <- c()
oob_error <- c()
for (i in 1:(ncol(trainset) - 1)) {
	rf_new <- randomForest(fulltime_res ~ ., trainset, mtry = i,
		importance = T)
	
	## new predicted values for the test set
	pred_new <- predict(rf_new, testset)
	
	## new misclassification rate in the test set
	testset_err_rate_new[i] <- mean(testset$fulltime_res != pred_new)

	## new out-of-bag error estimate
	oob_error[i] <- rf_new$err.rate[rf_new$ntree, 1]
}

## plot new error rates vs. number of variables tried at each split

saveaspng('randomforest-finetune')
par(mfrow = c(1, 2))
plot(testset_err_rate_new, type = 'b', col = 3, 
	xlab = 'Number of variables', ylab = 'Error rate in the test set')
plot(oob_error, type = 'b', col = 4, lty = 2, pch = 20, 
	xlab = 'Number of variables', ylab = 'Out-of-bag error estimate')
## add title
title <- paste('Error Rates in the Test Set and Out-of-Bag Error Estimates',
	'as a Function of\nthe Number of Variables Tried at Each Split')
par(mfrow = c(1, 1))
mtext(title, line = 1, font = 2, cex = 1.2)
dev.off()

## importance matrix for the original model (rf)

importance <- importance(rf)
importance[order(importance[, 4], importance[, 5], decreasing = T), ]

## variable importance plot

saveaspng('randomforest-varimportance')
varImpPlot(rf,
	main = 'Variable Importance in the Random Forest')
dev.off()

## how many times each variable was used in the random forest

use_counts <- varUsed(rf)
names(use_counts) <- colnames(trainset)[-1]
sort(use_counts, decreasing = T)

## partial dependence plots for the three most important variables

## get the coordinates to find out the limits on the axes
pdp <- vector('list', 5)
pdp[[1]] <- partialPlot(rf, as.data.frame(trainset), homegoals, 'home_win', 
	plot = F)
pdp[[2]] <- partialPlot(rf, as.data.frame(trainset), homegoals, 'draw',
	plot = F)
pdp[[3]] <- partialPlot(rf, as.data.frame(trainset), homegoals, 'away_win', 
	plot = F)
pdp[[4]] <- partialPlot(rf, as.data.frame(trainset), awaygoals, 'home_win', 
	plot = F)
pdp[[5]] <- partialPlot(rf, as.data.frame(trainset), awaygoals, 'away_win', 
	plot = F)

xlim <- range(sapply(pdp, function(x) range(x$x)))
ylim <- range(sapply(pdp, function(x) range(x$y))) * c(1.1, 1.5)

## draw the plots

saveaspng('randomforest-partialdependence-numeric')
plot(pdp[[1]], type = 'b', col = 3, lty = 2, xlim = xlim, ylim = ylim,
	main = paste('Partial Dependence of Full-Time Results on the Numbers',
		'of Home Goals and Away Goals'),
	xlab = 'Number of goals', ylab = 'Partial dependence')
lines(pdp[[2]], type = 'b', col = 3, lty = 3)
lines(pdp[[3]], type = 'b', col = 3, lty = 4)
lines(pdp[[4]], type = 'b', col = 4, lty = 2, pch = 0)
lines(pdp[[5]], type = 'b', col = 4, lty = 4, pch = 0)
## add legends
legend('topleft', c('Home win', 'Draw', 'Away win'), col = 3, lty = 2:4,
	pch = 1, title = 'Dependence on home goals', box.lwd = .5)
legend('topright', c('Home win', 'Away win'), col = 4, lty = c(2, 4),
	pch = 0, title = 'Dependence on away goals', box.lwd = .5)
## add horizontal line at y = 0
abline(h = 0, col = 'red', lty = 5, lwd = .5)
dev.off()

saveaspng('randomforest-partialdependence-scfst')
classes <- levels(trainset$fulltime_res)
par(mfrow = c(1, 3))
for (i in seq_along(classes)) {
	pdp_sf <- partialPlot(rf, as.data.frame(trainset), scoredfirst,
		classes[i], plot = F)
	barplot(pdp_sf$y, col = getcol(3, 9)[i], names.arg = pdp_sf$x,
		ylab = 'Partial dependence', legend.text = ft_res[i],
		args.legend = list(x = i %% 3 + 2))
}
par(mfrow = c(1, 1))
## add title and label
mtext('Partial Dependence of Full-Time Results on Which Team Scored First',
	line = 2.5, font = 2, adj = .5, cex = 1.2)
mtext('Which team scored first', side = 1, line = 3.5, cex = .8)
dev.off()
